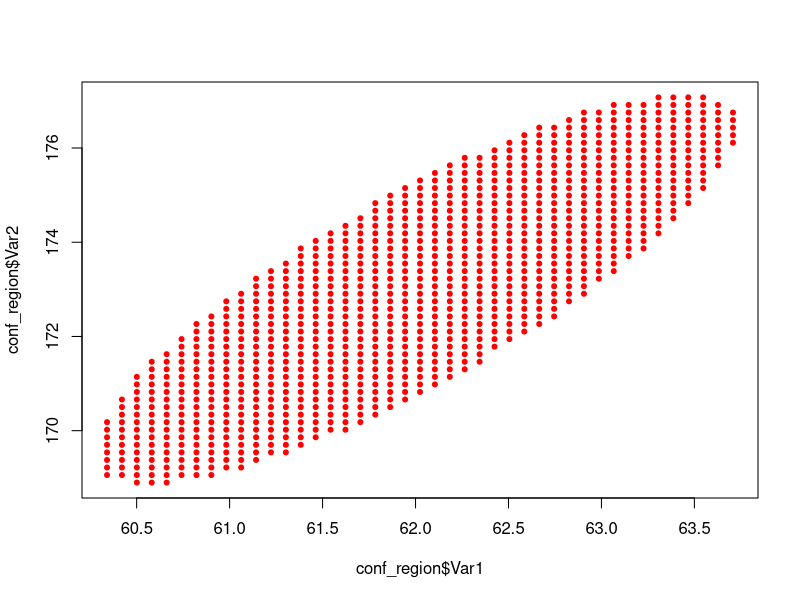
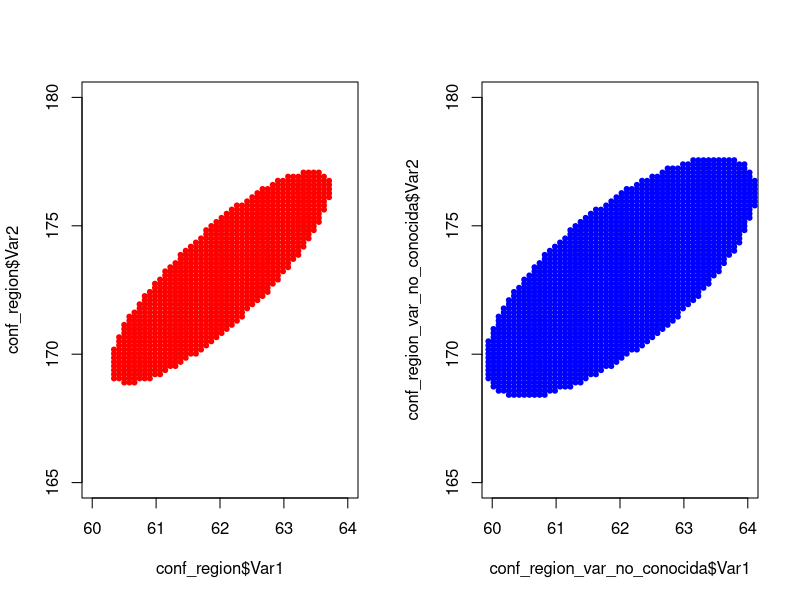

The R script that drew these images, in order:
n = 50
x_barra = c(62,173)

V = matrix(c(25,50,50,144),ncol=2)
V_inversa = solve(V)

mu0 = c(65, 162)

estadistica=c(n*t(x_barra - mu0)%*%V_inversa%*%(x_barra-mu0))

pchisq(estadistica, 2, lower=F)

## Región de Confianza

region_confianza = function(mu, conf){
  #mu representa el vector a evaluar
  #conf el nivel de confianza
  estadistica=c(n*(x_barra - as.numeric(mu))%*%V_inversa%*%(x_barra - as.numeric(mu)))
  percentil = qchisq(conf, length(x_barra))
  if (estadistica<=percentil){
    return(1)
  } else {return(0)}
}

aleat = expand.grid(seq(50,90,length.out=500),seq(120,200,length.out=500))

x = rep(NA,nrow(aleat))

for(i in 1:nrow(aleat)){
  x[i] = region_confianza(aleat[i,],0.95)
}

aleat = cbind(aleat,x)

aleat = as.data.frame(aleat)
conf_region=aleat[aleat$x==1,]

windows()
plot(conf_region$Var1, conf_region$Var2,pch=20,col="red")


# Supongamos que V no es conocido -----------------------------------------

S = matrix(c(35,55,55,169),ncol=2)
S_inversa = solve(S)

estadistica=c(n*(n-2)/(2*(n-1))*t(x_barra - mu0)%*%S_inversa%*%(x_barra-mu0))

pf(estadistica, 2, n-2, lower=F)

## Región de Confianza

region_confianza_varianza_no_conocida = function(mu, conf){
  #mu representa el vector a evaluar
  #conf el nivel de confianza
  estadistica = c(n*(x_barra - as.numeric(mu))%*%S_inversa%*%(x_barra - as.numeric(mu)))
  estadistica= (n-length(x_barra))/(length(x_barra)*(n-1)) * estadistica
  percentil = qf(conf, length(x_barra), n-length(x_barra))
  if (estadistica<=percentil){
    return(1)
  } else {return(0)}
}

x2 = rep(NA,nrow(aleat))

for(i in 1:nrow(aleat)){
  x2[i] = region_confianza_varianza_no_conocida(aleat[i,1:2],0.95)
}

aleat = cbind(aleat,x2)

aleat = as.data.frame(aleat)
conf_region_var_no_conocida=aleat[aleat$x2==1,]

windows()
par(mfrow=c(1,2))
plot(conf_region$Var1, conf_region$Var2,pch=20,col="red",
     ylim=c(165, 180), xlim=c(60,64))
plot(conf_region_var_no_conocida$Var1, 
     conf_region_var_no_conocida$Var2,pch=20,col="blue",
     ylim=c(165, 180), xlim=c(60,64))
